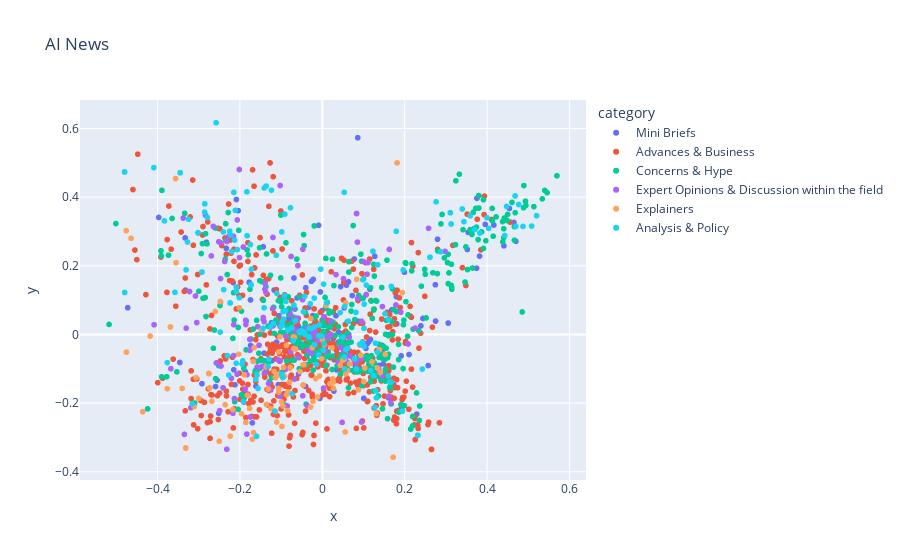

Notebook code for this chart:
### Code cell
df['pca'] = (
   df['keywords']
   .pipe(hero.clean)
   .pipe(hero.tfidf)
   .pipe(hero.pca)
)
hero.scatterplot(df, 'pca', color='category', title="AI News")

### Figure 1 — Plotly figure (JSON) as saved in the notebook; plotly's stock layout.template omitted (floating-point values rounded to 4 significant figures; data arrays with more than 128 entries replaced by an {"elided": "..."} marker saying what was removed)
{"data": [{"hovertemplate": "category=Mini Briefs<br>x=%{x}<br>y=%{y}<extra></extra>", "legendgroup": "Mini Briefs", "marker": {"color": "#636efa", "symbol": "circle"}, "mode": "markers", "name": "Mini Briefs", "showlegend": true, "type": "scattergl", "x": {"elided": "169 float values"}, "xaxis": "x", "y": {"elided": "169 float values"}, "yaxis": "y"}, {"hovertemplate": "category=Advances & Business<br>x=%{x}<br>y=%{y}<extra></extra>", "legendgroup": "Advances & Business", "marker": {"color": "#EF553B", "symbol": "circle"}, "mode": "markers", "name": "Advances & Business", "showlegend": true, "type": "scattergl", "x": {"elided": "622 float values"}, "xaxis": "x", "y": {"elided": "622 float values"}, "yaxis": "y"}, {"hovertemplate": "category=Concerns & Hype<br>x=%{x}<br>y=%{y}<extra></extra>", "legendgroup": "Concerns & Hype", "marker": {"color": "#00cc96", "symbol": "circle"}, "mode": "markers", "name": "Concerns & Hype", "showlegend": true, "type": "scattergl", "x": {"elided": "452 float values"}, "xaxis": "x", "y": {"elided": "452 float values"}, "yaxis": "y"}, {"hovertemplate": "category=Expert Opinions & Discussion within the field<br>x=%{x}<br>y=%{y}<extra></extra>", "legendgroup": "Expert Opinions & Discussion within the field", "marker": {"color": "#ab63fa", "symbol": "circle"}, "mode": "markers", "name": "Expert Opinions & Discussion within the field", "showlegend": true, "type": "scattergl", "x": {"elided": "170 float values"}, "xaxis": "x", "y": {"elided": "170 float values"}, "yaxis": "y"}, {"hovertemplate": "category=Explainers<br>x=%{x}<br>y=%{y}<extra></extra>", "legendgroup": "Explainers", "marker": {"color": "#FFA15A", "symbol": "circle"}, "mode": "markers", "name": "Explainers", "showlegend": true, "type": "scattergl", "x": {"elided": "132 float values"}, "xaxis": "x", "y": {"elided": "132 float values"}, "yaxis": "y"}, {"hovertemplate": "category=Analysis & Policy<br>x=%{x}<br>y=%{y}<extra></extra>", "legendgroup": "Analysis & Policy", "marker": {"color": "#19d3f3", "symbol": "circle"}, "mode": "markers", "name": "Analysis & Policy", "showlegend": true, "type": "scattergl", "x": {"elided": "181 float values"}, "xaxis": "x", "y": {"elided": "181 float values"}, "yaxis": "y"}], "layout": {"legend": {"title": {"text": "category"}, "tracegroupgap": 0}, "title": {"text": "AI News"}, "xaxis": {"anchor": "y", "domain": [0, 1], "title": {"text": "x"}}, "yaxis": {"anchor": "x", "domain": [0, 1], "title": {"text": "y"}}}}
